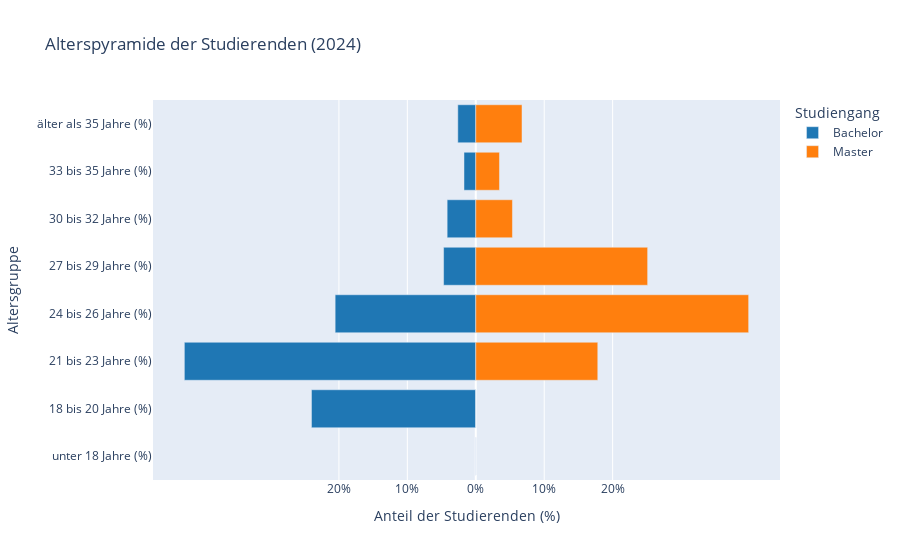

Notebook code for this chart:
### Code cell
fig = px.bar(
    df_pyramide_latest, 
    x="Anteil (%)", 
    y="Altersgruppe", 
    color="Studiengang", 
    orientation="h",  # Horizontal
    title=f"Alterspyramide der Studierenden ({jahrgang})",
    color_discrete_map={"Bachelor": "#1f77b4", "Master": "#ff7f0e"},  # Blautöne für Bachelor, Orange für Master
)

# Layout-Anpassungen
fig.update_layout(
    #template="infoviz",
    xaxis_title="Anteil der Studierenden (%)",
    yaxis_title="Altersgruppe",
    xaxis=dict(
        tickmode="array",
        tickvals=[-20, -10, 0, 10, 20],  # Achse zentrieren
        ticktext=["20%", "10%", "0%", "10%", "20%"]
    ),
    legend_title="Studiengang"
)

fig.show()

### Figure 1 — Plotly figure (JSON) as saved in the notebook; plotly's stock layout.template omitted (floating-point values rounded to 4 significant figures)
{"data": [{"hovertemplate": "Studiengang=Bachelor<br>Anteil (%)=%{x}<br>Altersgruppe=%{y}<extra></extra>", "legendgroup": "Bachelor", "marker": {"color": "#1f77b4", "pattern": {"shape": ""}}, "name": "Bachelor", "orientation": "h", "showlegend": true, "textposition": "auto", "type": "bar", "x": [-0.0, -24.01, -42.59, -20.55, -4.704, -4.184, -1.724, -2.628], "xaxis": "x", "y": ["unter 18 Jahre (%)", "18 bis 20 Jahre (%)", "21 bis 23 Jahre (%)", "24 bis 26 Jahre (%)", "27 bis 29 Jahre (%)", "30 bis 32 Jahre (%)", "33 bis 35 Jahre (%)", "älter als 35 Jahre (%)"], "yaxis": "y"}, {"hovertemplate": "Studiengang=Master<br>Anteil (%)=%{x}<br>Altersgruppe=%{y}<extra></extra>", "legendgroup": "Master", "marker": {"color": "#ff7f0e", "pattern": {"shape": ""}}, "name": "Master", "orientation": "h", "showlegend": true, "textposition": "auto", "type": "bar", "x": [0.0, 0.0, 17.83, 39.87, 25.11, 5.358, 3.464, 6.755], "xaxis": "x", "y": ["unter 18 Jahre (%)", "18 bis 20 Jahre (%)", "21 bis 23 Jahre (%)", "24 bis 26 Jahre (%)", "27 bis 29 Jahre (%)", "30 bis 32 Jahre (%)", "33 bis 35 Jahre (%)", "älter als 35 Jahre (%)"], "yaxis": "y"}], "layout": {"barmode": "relative", "legend": {"title": {"text": "Studiengang"}, "tracegroupgap": 0}, "title": {"text": "Alterspyramide der Studierenden (2024)"}, "xaxis": {"anchor": "y", "domain": [0, 1], "tickmode": "array", "ticktext": ["20%", "10%", "0%", "10%", "20%"], "tickvals": [-20, -10, 0, 10, 20], "title": {"text": "Anteil der Studierenden (%)"}}, "yaxis": {"anchor": "x", "domain": [0, 1], "title": {"text": "Altersgruppe"}}}}
